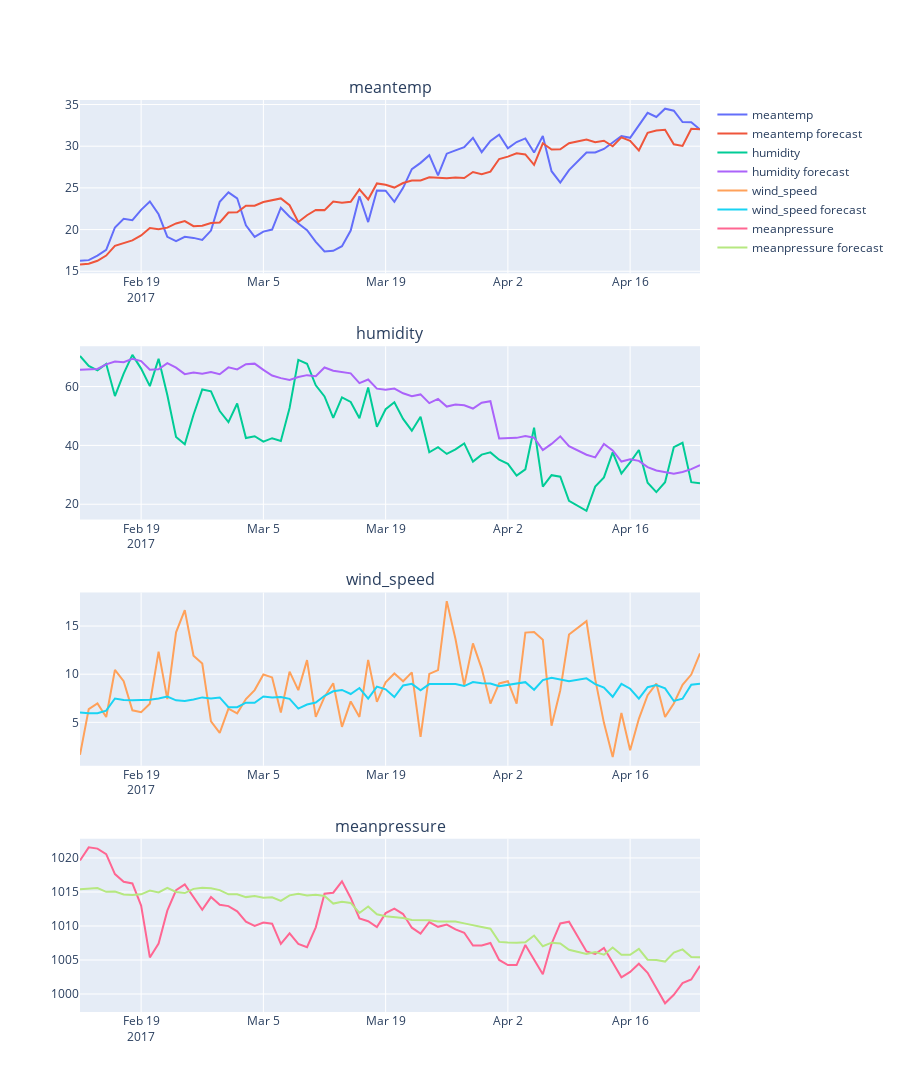

The notebook cell saved with this chart:
### Markdown cell above
Now we can compare the results visually by plotting the test data with predictions generated from our model.

### Code cell
fig = make_subplots(rows=4, cols=1, vertical_spacing=0.08,subplot_titles=('meantemp', 'humidity',
                                    "wind_speed" ,'meanpressure'))

row = 1
for col,fcst in KNNforecasts.items():
    
    fig.append_trace(go.Scatter(x=test['ds'], y=test[col],name=col),
              row=row, col=1)
    fig.append_trace(go.Scatter(x=test['ds'], y=fcst, name = col+' forecast'),
              row=row, col=1)
    row +=1
fig.update_layout(height=1600)
fig.show()
